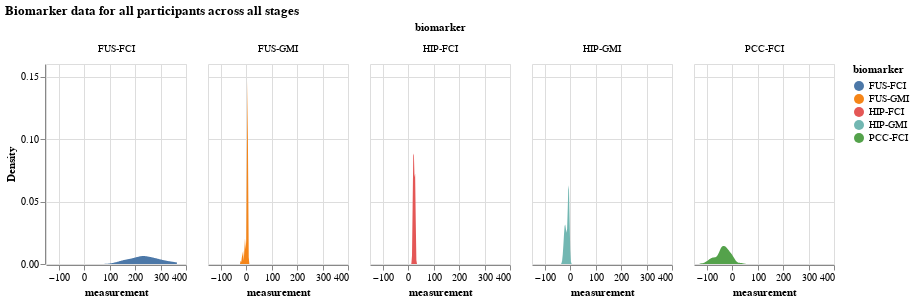

Notebook source saved alongside this figure:
### Markdown cell above
## Visualizing simulated results

With the above data structure, we can visualize the following data:

- Distribution of all biomarker values by biomarker
- Distribution of all biomarker values when the participant is at a certain disease stage
- Comparing a certain biomarker data 
- A certain participant's data

### Distribution of all biomarker values by biomarker

### Code cell
df = pd.DataFrame(X, columns=biomarkers)
# make this dataframe wide to long 
df_long = df.melt(var_name = "Biomarker", value_name="Value")
values_df = df_long['Value'].apply(pd.Series)
values_df.columns = ['participant', "biomarker", 'measurement', 'k_j', 'S_n', 'affected_or_not']
df = values_df

alt.Chart(df).transform_density(
    'measurement',
    as_=['measurement', 'Density'],
    groupby=['biomarker']
).mark_area().encode(
    x="measurement:Q",
    y="Density:Q",
    facet = alt.Facet(
        "biomarker:N",
        columns = 5
    ),
    color=alt.Color(
        'biomarker:N'
    )
).properties(
    width= 140,
    height = 200,
).properties(
    title='Biomarker data for all participants across all stages'
)

### Figure 1 — Vega-Lite specification as saved in the notebook (floating-point values rounded to 4 significant figures; data arrays with more than 128 entries replaced by an {"elided": "..."} marker saying what was removed)
{"config": {"view": {"continuousWidth": 300, "continuousHeight": 300}}, "data": {"name": "data-e8170c4a5bf970ca25c1ed582d40c4e4"}, "mark": {"type": "area"}, "encoding": {"color": {"field": "biomarker", "type": "nominal"}, "facet": {"columns": 5, "field": "biomarker", "type": "nominal"}, "x": {"field": "measurement", "type": "quantitative"}, "y": {"field": "Density", "type": "quantitative"}}, "height": 200, "title": "Biomarker data for all participants across all stages", "transform": [{"density": "measurement", "groupby": ["biomarker"], "as": ["measurement", "Density"]}], "width": 140, "$schema": "https://vega.github.io/schema/vega-lite/v5.16.3.json", "datasets": {"data-e8170c4a5bf970ca25c1ed582d40c4e4": {"elided": "500 records"}}}
